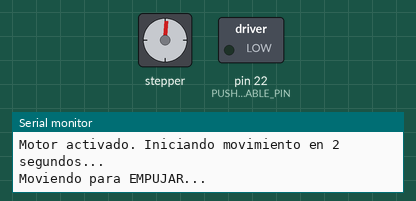
This sketch was run on a simulated Arduino Mega 2560, built with avr-gcc and run on an emulated ATmega2560. Parts: stepper motor, switched loads named in the sketch (green lamp = pin HIGH), the last lines printed to the serial monitor. Stepper angles assume 200 steps per turn.

Above: at 5.05 s.
At 5.5 s:
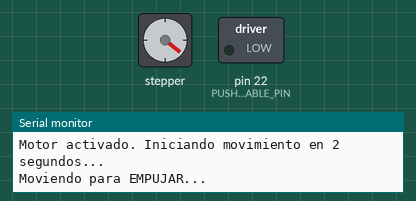
At 5.95 s:
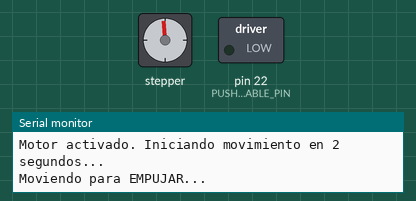
At 11.8 s:
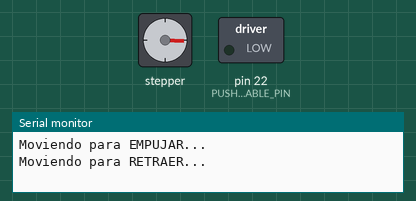
Timing chart, 0 to 14.0 s (numbered marks = the images above):
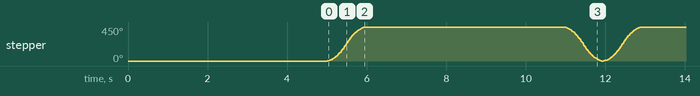

The sketch:

TEST-2-CD-NEEDSWORK.ino
```cpp
// --- SCRIPT DE PRUEBA PARA EL MOTOR EMPUJADOR (A4988) ---

#include <AccelStepper.h>

// --- Pines del motor empujador (A4988) ---
#define PUSHER_STEP_PIN 18
#define PUSHER_DIR_PIN  19
#define PUSHER_ENABLE_PIN 22 // Pin para activar/desactivar el driver

// --- Ajustes del motor ---
// (Valores tomados de nuestro código principal)
#define PUSHER_MAX_SPEED 500
#define PUSHER_ACCELERATION 1000
#define PUSHER_TRAVEL_STEPS 250 // Pasos para empujar el dardo (ajusta si es necesario)

// Inicializa el motor
AccelStepper pusherStepper(AccelStepper::DRIVER, PUSHER_STEP_PIN, PUSHER_DIR_PIN);

void setup() {
  Serial.begin(115200);
  Serial.println("--- Prueba del Motor Empujador ---");

  // Configura el pin ENABLE
  pinMode(PUSHER_ENABLE_PIN, OUTPUT);
  // Pone el pin ENABLE en BAJO para ACTIVAR el driver
  // (Recuerda que en el código principal lo ponemos en ALTO para desactivarlo)
  digitalWrite(PUSHER_ENABLE_PIN, LOW);

  // Configura la velocidad y aceleración
  pusherStepper.setMaxSpeed(PUSHER_MAX_SPEED);
  pusherStepper.setAcceleration(PUSHER_ACCELERATION);

  Serial.println("Motor activado. Iniciando movimiento en 2 segundos...");
  delay(5000);
}

void loop() {
  Serial.println("Moviendo para EMPUJAR...");
  // Mueve el motor a la posición de "empuje" y espera a que termine
  pusherStepper.runToNewPosition(PUSHER_TRAVEL_STEPS);

  delay(5000); // Espera 1 segundo

  Serial.println("Moviendo para RETRAER...");
  // Mueve el motor de vuelta a la posición "cero" y espera a que termine
  pusherStepper.runToNewPosition(0);

  delay(000); // Espera 1 segundo
}
```

Measured:
- by itself, stepper: turns 450° clockwise in 0.96 s, then 450° counter-clockwise in 0.96 s, repeating every 6.9 s
